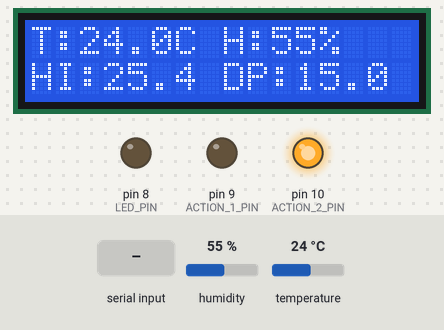
This sketch was run on a simulated Arduino Uno, built with avr-gcc and run on an emulated ATmega328P. Shown: 16×2 character LCD, output pins drawn as LEDs (lit = HIGH). Inputs (shaded band) come from the test bench; at power-on: temperature 24 °C, humidity 55 %. What the sketch prints to the serial monitor is not drawn.

Above: at 2.2 s.
2.3 s: temperature set to 22 °C
At 3.2 s:
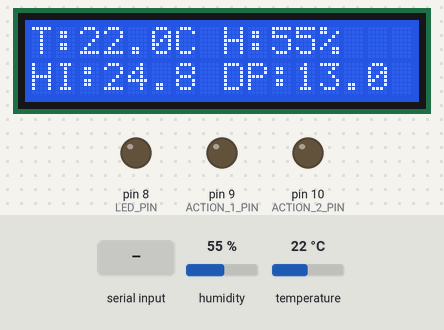
4.0 s: "1" received over the second serial link
At 5.7 s:
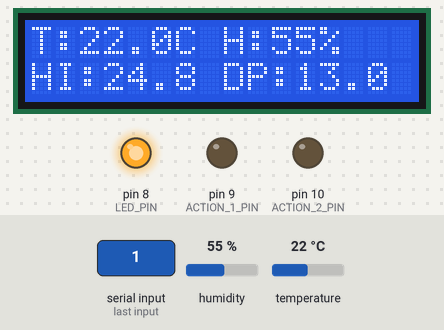
6.3 s: humidity set to 57 %
At 8.8 s:
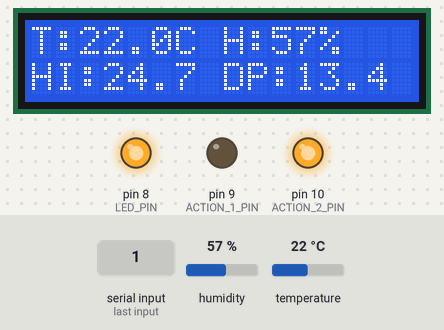
9.1 s: "0" received over the second serial link
At 10.2 s:
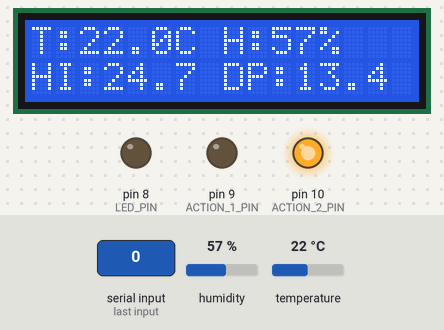
11.3 s: humidity set to 22 %
At 13.4 s:
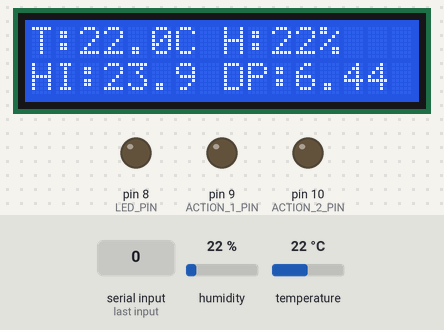
14.1 s: temperature set to 12 °C
At 15.7 s:
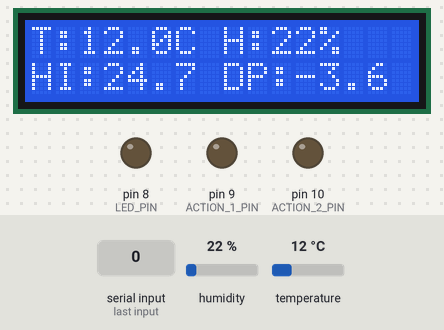
Timing chart, 0 to 17.2 s (numbered marks = the images above; inputs shaded):
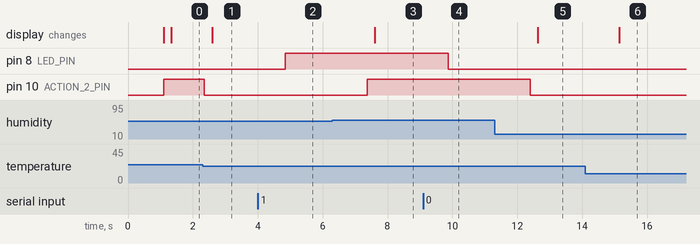

The sketch:

arduino.ino
```cpp
#include <dht.h>
#include <SoftwareSerial.h>
#include <Wire.h>
#include <LiquidCrystal_I2C.h>
#include <math.h>

#define MODULATION_RATE 9600
#define DHT_PIN 7
#define LED_PIN 8
#define ACTION_1_PIN 9  // Negative Action
#define ACTION_2_PIN 10 // Positive Action

dht DHT;
SoftwareSerial BT(2, 3);
LiquidCrystal_I2C lcd(0x27, 16, 2);

void setup()
{
  Serial.begin(MODULATION_RATE);
  BT.begin(MODULATION_RATE);
  pinMode(LED_PIN, OUTPUT);
  pinMode(ACTION_1_PIN, OUTPUT);
  pinMode(ACTION_2_PIN, OUTPUT);
  lcd.init();
  lcd.backlight();
  lcd.setCursor(0, 0);
  lcd.print("System Ready");
  delay(1000);
  lcd.clear();
}

void loop()
{
  // Check if Bluethoot is available
  if (BT.available())
  {
    char cmd = BT.read();
    digitalWrite(LED_PIN, cmd == '1' ? HIGH : LOW);
    Serial.println(cmd == '1' ? "LED On" : "LED Off");
  }

  // Check if Bluethoot is readable
  int chk = DHT.read11(DHT_PIN);
  if (chk != DHTLIB_OK)
  {
    Serial.println("DHT read failed");
    return;
  }

  // Get temperature and humidity from DHT sensor
  float temp = DHT.temperature;
  float hum = DHT.humidity;

  // Calculate Heat Index
  float heatIndex = -8.784695 + 1.61139411 * temp + 2.338549 * hum - 0.14611605 * temp * hum - 0.01230809 * pow(temp, 2) - 0.01642482 * pow(hum, 2) + 0.00221173 * pow(temp, 2) * hum + 0.00072546 * temp * pow(hum, 2) - 0.00000358 * pow(temp, 2) * pow(hum, 2);

  // Calculate Dew Point
  float dewPoint = temp - ((100 - hum) / 5.0);

  // Calculate Absolute Humidity
  float absHumidity = 6.112 * exp((17.67 * temp) / (temp + 243.5));
  absHumidity = absHumidity * hum * 2.1674 / (273.15 + temp);

  // Activate execution element
  if (temp >= 24.0 || hum >= 56.0)
  {
    digitalWrite(ACTION_1_PIN, LOW);
    digitalWrite(ACTION_2_PIN, HIGH);
  }
  else
  {
    digitalWrite(ACTION_1_PIN, LOW);
    digitalWrite(ACTION_2_PIN, LOW);
  }

  // Get data for sending on Bluethoot
  unsigned long timestamp = millis();
  String data = "{\"temperature\":" + String(temp, 2) +
                ",\"humidity\":" + String(hum, 2) +
                ",\"heatIndex\":" + String(heatIndex, 2) +
                ",\"dewPoint\":" + String(dewPoint, 2) +
                ",\"absHumidity\":" + String(absHumidity, 2) +
                ",\"status\":\"" + (temp >= 24.0 || hum >= 56.0 ? "ALERT" : "NORMAL") +
                ",\"timestamp\":" + String(timestamp) + "}";

  // Send data on Bluethoot
  BT.println(data);
  Serial.println(data);

  // Print results on LCD
  lcd.setCursor(0, 0);
  lcd.print("T:" + String(temp, 1) + "C H:" + String(hum, 0) + "% ");
  lcd.setCursor(0, 1);
  lcd.print("HI:" + String(heatIndex, 1) + " DP:" + String(dewPoint, 1));

  // Delay data acquisition by 1s
  delay(1000);
}
```

Measured:
- the behaviour switches between 24 and 23 °C on temperature (found by bisection; images 0 and 1)
- the behaviour switches between 55 and 56 % on humidity (found by bisection; images 2 and 3)
- after the input at 2.3 s, pin 10 (ACTION_2_PIN): HIGH → LOW after 0.06 s; the display: changes after 0.29 s (image 1)
- after the input at 4.0 s, pin 8 (LED_PIN): LOW → HIGH after 0.85 s
- after the input at 6.3 s, pin 10 (ACTION_2_PIN): LOW → HIGH after 1.1 s; the display: changes after 1.3 s (image 3)
- after the input at 9.1 s, pin 8 (LED_PIN): HIGH → LOW after 0.77 s
- after the input at 11.3 s, pin 10 (ACTION_2_PIN): HIGH → LOW after 1.1 s; the display: changes after 1.3 s (image 5)
- after the input at 14.1 s, the display: changes after 1.0 s (image 6)
